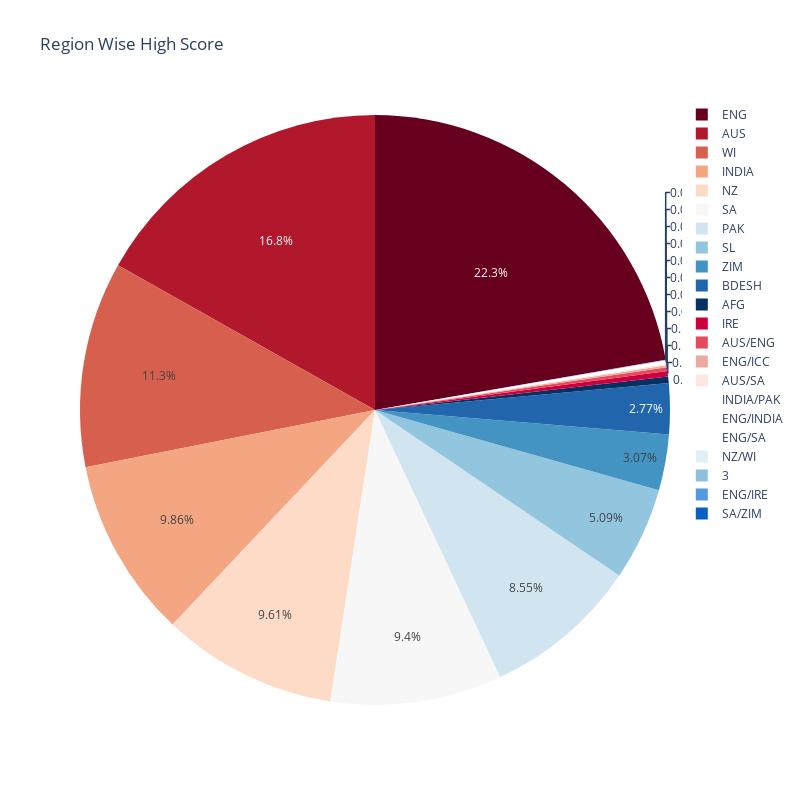

Notebook code cell kept with this figure:
### Code cell
px.pie(test, values='HS', names='Final Region', title='Region Wise High Score',
        color_discrete_sequence=px.colors.sequential.RdBu, width=800, height=800)

### Figure 1 — Plotly figure (JSON) as saved in the notebook; plotly's stock layout.template omitted (floating-point values rounded to 4 significant figures; data arrays with more than 128 entries replaced by an {"elided": "..."} marker saying what was removed)
{"data": [{"domain": {"x": [0, 1], "y": [0, 1]}, "hovertemplate": "Final Region=%{label}<br>HS=%{value}<extra></extra>", "labels": {"elided": "3001 str values"}, "legendgroup": "", "name": "", "showlegend": true, "type": "pie", "values": {"elided": "3001 int values"}}], "layout": {"height": 800, "legend": {"tracegroupgap": 0}, "piecolorway": ["rgb(103,0,31)", "rgb(178,24,43)", "rgb(214,96,77)", "rgb(244,165,130)", "rgb(253,219,199)", "rgb(247,247,247)", "rgb(209,229,240)", "rgb(146,197,222)", "rgb(67,147,195)", "rgb(33,102,172)", "rgb(5,48,97)"], "title": {"text": "Region Wise High Score"}, "width": 800}}
